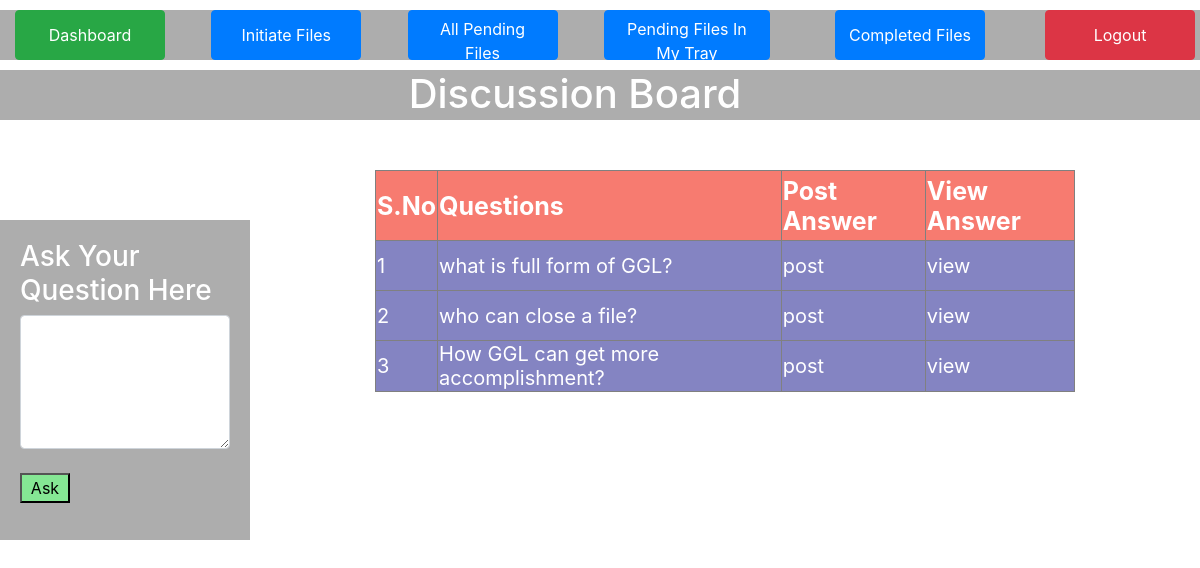
The app's page /discuss.php (signed in) with its own data.
### tables this page shows
CREATE TABLE IF NOT EXISTS `tbl_ques` (
  `ques_id` int(11) NOT NULL AUTO_INCREMENT,
  `emp_id` int(11) NOT NULL,
  `question` varchar(200) NOT NULL,
  `date` varchar(10) NOT NULL,
  PRIMARY KEY (`ques_id`)
);

### discuss.php (the view, shortened to what this page needs)
<?php
include("header.php");
$query="select * from tbl_ques";
$res=mysql_query($query);
?>
<html>
<head>
</head>
<body style="background-image:url('images/green4.jpg'); background-size:1600px 800px; background-repeat:no repeat">
<body>
<form action="question.php" method="post">
<div style="height:50px;width:100%;border:0px solid;margin-top:10px;background-color:rgba(51,51,51,0.4); align=center;"><h1 align="center"style="color:white;margin-right:50px;">Discussion Board</h1>
</div>
<div id="dv1">
<h3 style="color:white">Ask Your Question Here</h3>
<textarea cols="30" rows="5" class="form-control" name="ques"></textarea>
<br/>
<input style="height:30px;width:50px;background-color:#85E794"type="submit" value="Ask">
</form>
<table style="width:700px;margin-top:50px"border="1" align="center">
<tr id="tr1">
<th>S.No</th>
<th>Questions</th>
<th>Post Answer</th>
<th>View Answer</th>
</tr>
<?php
$a=1;
while($row=mysql_fetch_array($res,MYSQL_BOTH))
{
?>
<tr id="tr2">
<td><?php echo $a;?></td>
<td><?php echo $row['question'];?></td>
<td><a id="a1"href="pans.php?qid=<?php echo $row['0'];?>">post</a></td>
<td><a id="a1"href="vieew.php?qid=<?php echo $row['0'];?>">view</a></td>
</tr>
<?php
$a++;
}
?>
</table>
</body>
</html>

### header.php (style rules this page uses)
body { background-size:100%; background-repeat:no repeat; background-image:url("images/greenbg2.jpg"); }

### discuss.php (style rules this page uses)
#dv1 { height:320px; width:250px; padding:20px 20px; float:left; margin-top:100px; background-color:rgba(51,51,51,0.4); }
#tr1 { font-size:25px; height:70px; color:white; background-color:#F77B70; }
#tr2 { height:50px; color:white; background-color:rgba(51,51,153,0.6); font-size:20px; }
#a1 { color:white; }

### records on screen
tbl_ques: question "what is full form of GGL?"
tbl_ques: question "who can close a file?"
tbl_ques: question "How GGL can get more accomplishment?"
